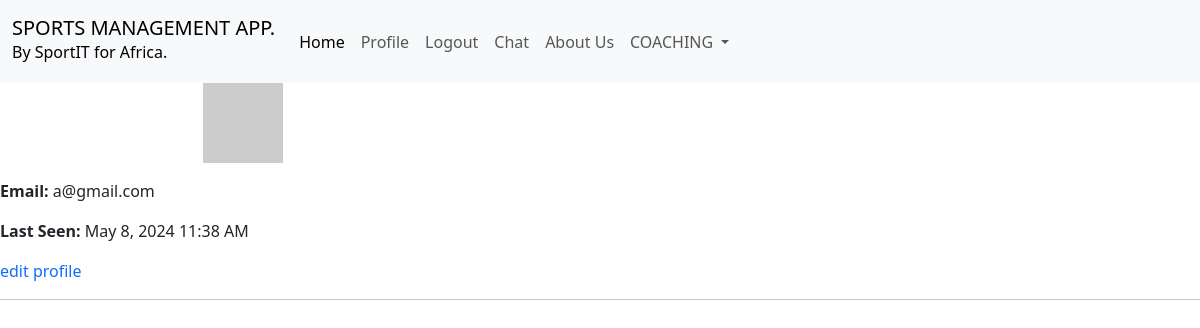
The page /a@gmail.com/profile (signed in) on the database as committed earlier.
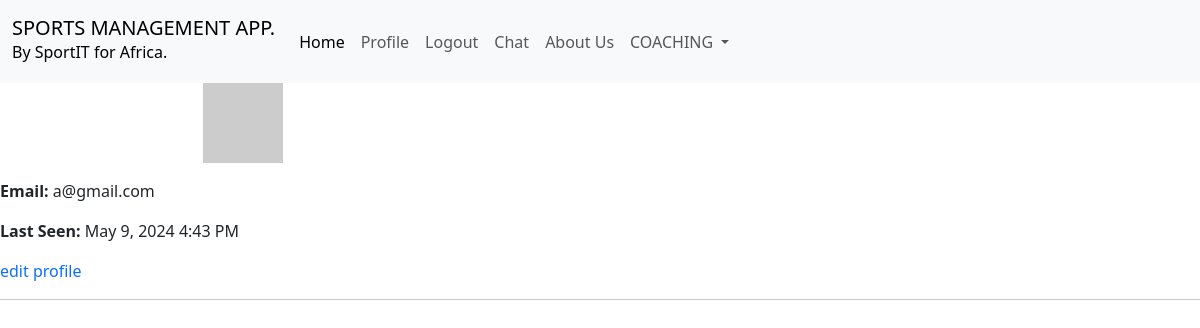
The same page on the database as committed later.
### app/models.py (models this page shows, shortened)
class User(UserMixin, db.Model):
    id = db.Column(db.Integer, primary_key=True)
    email = db.Column(db.String(120), index=True, unique=True)
    password_hash = db.Column(db.String(128))
    performances = db.relationship('Performance', backref='author', lazy='dynamic')
    targets = db.relationship('Target', backref='author', lazy='dynamic')
    players = db.relationship('Player', backref='author', lazy='dynamic')
    editplayer=db.relationship('EditPlayer', backref='author', lazy='dynamic')
    coaching = db.relationship('Coaching', backref='author', lazy='dynamic')
    last_seen = db.Column(db.DateTime, default=datetime.now)
    posts = db.relationship('Post', backref='author', lazy='dynamic')
    def avatar(self, size):
        digest = md5(self.email.lower().encode('utf-8')).hexdigest()
        return f'https://www.gravatar.com/avatar/{digest}?d=identicon&s={size}'

### app/routes.py (the view)
@app.route('/<email>/profile')
@login_required
def profile(email):
    user = User.query.filter_by(email=email).first_or_404()
    return render_template(
        'profile.html',
        title='Profile',
        user=user)

### app/models.py (called while the page is built)
@login.user_loader
def login_user(id):
    return User.query.get(int(id))

### app/routes.py (called while the page is built)
@app.before_request
def before_request():
    if current_user.is_authenticated:
        current_user.last_seen = datetime.now()
        db.session.commit()

### app/templates/profile.html (shortened to what this page needs)
{% extends 'base.html' %}
{% block content %}
    <div class="row">
        <div class="col-md-5 text-center">
            <p>
                <img src="{{ user.avatar(120) }}" alt="User avatar">
            </p>
        </div>
    </div>
    <div class="col-md-7">
        <p>
            <strong>Email:</strong> {{ user.email }}
        </p>
        {% if user.last_seen %}
            <p>
                <strong>Last Seen:</strong> {{ moment(user.last_seen).format("lll") }}
            </p>
        {% endif %}
        <p>
            <a  href="{{ url_for('edit_profile') }}">edit profile</a>
        </p>
    </div>
    <hr>
{% endblock %}

### app/templates/base.html (shortened to what this page needs)
<!doctype html>
<html lang="en">
  <head>
    <link
      href="https://cdn.jsdelivr.net/npm/bootstrap@5.3.2/dist/css/bootstrap.min.css"
      rel="stylesheet"
>
    <link rel="stylesheet" href="{{ url_for('static', filename='css/style.css')}}">
  </head>
  <body>
      <nav class="navbar navbar-expand-lg bg-body-tertiary">
        <div class="container-fluid">
          <a class="navbar-brand" href="{{ url_for('index') }}">SPORTS MANAGEMENT APP.<h6>By SportIT for Africa.</h6></a>
          <div class="collapse navbar-collapse" id="navbarNavDropdown">
            <ul class="navbar-nav">
              <li class="nav-item">
                <a class="nav-link active" aria-current="page" href="{{ url_for('index') }}">Home</a>
              </li>
              {% if current_user.is_anonymous %}
              <li class="nav-item">
                <a class="nav-link" href="{{ url_for('login') }}">Login</a>
              </li>
              <li class="nav-item">
                <a class="nav-link" href="{{ url_for('register') }}">Register</a>
              </li>
              <li class="nav-item">
                <a class="nav-link" href="{{ url_for('about_us') }}">About Us</a>
              </li>
              {% else %}
              <li class="nav-item">
                <a class="nav-link" href="{{ url_for('profile', email=current_user.email) }}">Profile</a>
              </li>
              <li class="nav-item">
                <a class="nav-link" href="{{ url_for('logout') }}">Logout</a>
              </li>
              <li class="nav-item">
                <a class="nav-link" href="{{ url_for('chat') }}">Chat</a>
              </li>
              <li class="nav-item">
                <a class="nav-link" href="{{ url_for('about_us') }}">About Us</a>
              </li>
              {% endif %}
              <li class="nav-item dropdown">
                <a class="nav-link dropdown-toggle" href="#" role="button" data-bs-toggle="dropdown" aria-expanded="false">
                  COACHING
                </a>
              </li>
            </ul>
          </div>
        </div>
      </nav>
    {% block content %}{% endblock %}
  </body>
</html>

### app/static/css/style.css (style rules this page uses)
a { text-decoration: none; }

Rows that differ between the two databases and show on the page:
changed User "a@gmail.com": last_seen "May 8, 2024 11:38 AM" → "May 9, 2024 4:43 PM"
